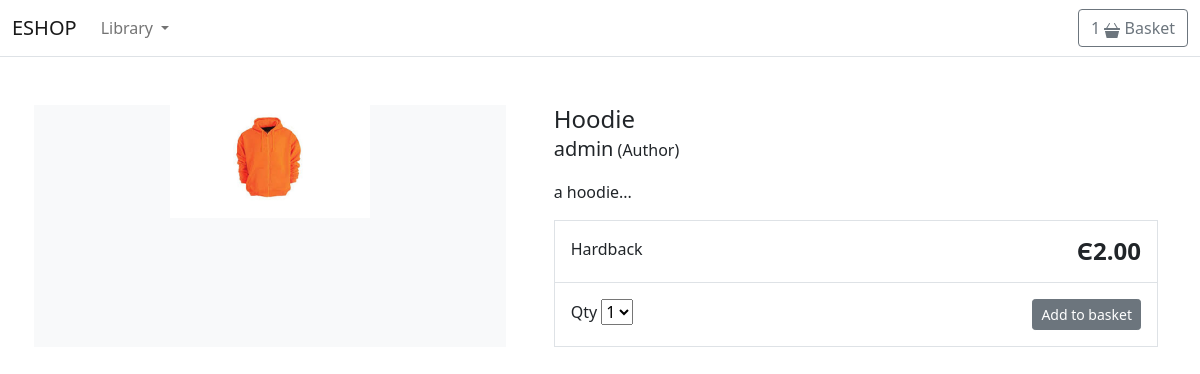
Screenshot of /hoodie/ with the database file from the repository.
### store/models.py (models this page shows, shortened)
class Product(models.Model):
    category = models.ForeignKey(Category, related_name='product', on_delete=models.CASCADE)
    created_by = models.ForeignKey(User, on_delete=models.CASCADE, related_name='product_creator')
    title = models.CharField(max_length=255)
    author = models.CharField(max_length=255, default='admin')
    description = models.TextField(blank=True)
    image = models.ImageField(upload_to='images/', default='images/default.png')
    slug = models.SlugField(max_length=255)
    price = models.DecimalField(default=True, max_digits=4, decimal_places=2)
    in_stock = models.BooleanField(default=True)
    is_active = models.BooleanField(default=True)
    created = models.DateTimeField(auto_now_add=True)
    updated = models.DateTimeField(auto_now=True)
    objects = models.Manager()
    products = ProductManager()
    class Meta:
        verbose_name_plural = "Products"
        ordering = ('-created', ) #descendent order of added Products

### store/views.py (the view)
# urls.py: path('<slug:slug>/', views.product_detail, name='product_detail'),
def product_detail(request, slug):
    product = get_object_or_404(Product, slug=slug, in_stock=True)
    return render(request, 'store/products/single_item.html', {'product': product})

### basket/context_processors.py (called while the page is built)
def basket(request):
    return {'basket': Basket(request)}

### store/context_processors.py (called while the page is built)
def categories(request):
    return {
        'categories': Category.objects.all()
    }

### store/models.py (called while the page is built)
    def get_absolute_url(self):
        return reverse('store:category_list', args=[self.slug])

### templates/store/products/single_item.html (shortened to what this page needs)
{% extends "store/base.html" %}
{% load static %}
{% block content %}
<div class="container">
    <main class="pt-5">
        <div class="row g-3">
            <div class="col-md-5 col-lg-5 order-md-first bg-light">
                <img class="img-fluid mx-auto d-block" width="200px" alt="Responsive image"
                     src="{{ product.image.url }}">
            </div>
            <div class="col-md-7 col-lg-7 ps-md-3 ps-lg-5">
                <h1 class="mb-0 h4">{{ product.title }}</h1>
                <p><span class="lead">{{ product.author }}</span> (Author)</p>
                <p>{{ product.description|slice:":355" }}...</p>
                <div class="border">
                    <div class="col border-bottom">
                        <div class="row p-3">
                            <div class="col-6">Hardback</div>
                            <div class="col-6 text-end"><span class="h4 fw-bold">Є{{ product.price }}</span></div>
                        </div>
                    </div>
                    <div class="col">
                        <div class="row p-3">
                            <div class="col-6">
                                <label for="select">Qty</label>
                                <select id="select">
                                    <option value="1">1</option>
                                </select>
                            </div>
                            <div class="col-6 text-end">
                                <button type="button" id="add-button" value="{{ product.id }}" class="btn btn-secondary btn-sm">
                                    Add to basket
                                </button>
                            </div>
                        </div>
                    </div>
                </div>
            </div>
        </div>
    </main>
</div>
{% endblock %}

### rows the page displays
Product: image (picture), title "Hoodie", author "admin", description "a hoodie", price "2.00"
